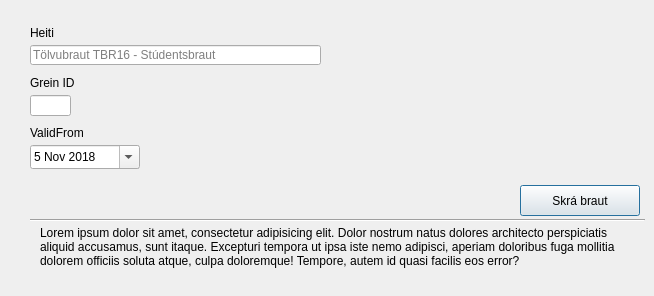
      <widget class="QWidget" name="tracksTabCreate">
       <attribute name="title">
        <string>Braut</string>
       </attribute>
       <widget class="Line" name="line_8">
        <property name="geometry">
         <rect>
          <x>30</x>
          <y>210</y>
          <width>615</width>
          <height>20</height>
         </rect>
        </property>
        <property name="orientation">
         <enum>Qt::Horizontal</enum>
        </property>
       </widget>
       <widget class="QPushButton" name="pushButton_8">
        <property name="geometry">
         <rect>
          <x>520</x>
          <y>185</y>
          <width>120</width>
          <height>31</height>
         </rect>
        </property>
        <property name="sizePolicy">
         <sizepolicy hsizetype="Minimum" vsizetype="Fixed">
          <horstretch>0</horstretch>
          <verstretch>0</verstretch>
         </sizepolicy>
        </property>
        <property name="layoutDirection">
         <enum>Qt::LeftToRight</enum>
        </property>
        <property name="autoFillBackground">
         <bool>false</bool>
        </property>
        <property name="text">
         <string>Skrá braut</string>
        </property>
        <property name="autoDefault">
         <bool>false</bool>
        </property>
        <property name="default">
         <bool>true</bool>
        </property>
        <property name="flat">
         <bool>false</bool>
        </property>
       </widget>
       <widget class="QLabel" name="label_11">
        <property name="geometry">
         <rect>
          <x>40</x>
          <y>226</y>
          <width>591</width>
          <height>61</height>
         </rect>
        </property>
        <property name="text">
         <string>Lorem ipsum dolor sit amet, consectetur adipisicing elit. Dolor nostrum natus dolores architecto perspiciatis aliquid accusamus, sunt itaque. Excepturi tempora ut ipsa iste nemo adipisci, aperiam doloribus fuga mollitia dolorem officiis soluta atque, culpa doloremque! Tempore, autem id quasi facilis eos error?</string>
        </property>
        <property name="textFormat">
         <enum>Qt::AutoText</enum>
        </property>
        <property name="scaledContents">
         <bool>false</bool>
        </property>
        <property name="alignment">
         <set>Qt::AlignLeading|Qt::AlignLeft|Qt::AlignTop</set>
        </property>
        <property name="wordWrap">
         <bool>true</bool>
        </property>
       </widget>
       <widget class="QLineEdit" name="lineEdit_19">
        <property name="geometry">
         <rect>
          <x>30</x>
          <y>45</y>
          <width>291</width>
          <height>20</height>
         </rect>
        </property>
        <property name="focusPolicy">
         <enum>Qt::StrongFocus</enum>
        </property>
        <property name="text">
         <string/>
        </property>
        <property name="maxLength">
         <number>75</number>
        </property>
        <property name="placeholderText">
         <string>Tölvubraut TBR16 - Stúdentsbraut</string>
        </property>
       </widget>
       <widget class="QLabel" name="label_31">
        <property name="geometry">
         <rect>
          <x>30</x>
          <y>20</y>
          <width>101</width>
          <height>20</height>
         </rect>
        </property>
        <property name="layoutDirection">
         <enum>Qt::LeftToRight</enum>
        </property>
        <property name="text">
         <string>Heiti</string>
        </property>
        <property name="alignment">
         <set>Qt::AlignBottom|Qt::AlignLeading|Qt::AlignLeft</set>
        </property>
       </widget>
       <widget class="QLabel" name="label_33">
        <property name="geometry">
         <rect>
          <x>30</x>
          <y>120</y>
          <width>101</width>
          <height>20</height>
         </rect>
        </property>
        <property name="layoutDirection">
         <enum>Qt::LeftToRight</enum>
        </property>
        <property name="text">
         <string>ValidFrom</string>
        </property>
        <property name="alignment">
         <set>Qt::AlignBottom|Qt::AlignLeading|Qt::AlignLeft</set>
        </property>
       </widget>
       <widget class="QDateEdit" name="dateEdit">
        <property name="geometry">
         <rect>
          <x>30</x>
          <y>145</y>
          <width>110</width>
          <height>24</height>
         </rect>
        </property>
        <property name="accelerated">
         <bool>false</bool>
        </property>
        <property name="time">
         <time>
          <hour>0</hour>
          <minute>0</minute>
          <second>0</second>
         </time>
        </property>
        <property name="calendarPopup">
         <bool>true</bool>
        </property>
        <property name="date">
         <date>
          <year>2018</year>
          <month>11</month>
          <day>5</day>
         </date>
        </property>
       </widget>
       <widget class="QLineEdit" name="lineEdit_31">
        <property name="geometry">
         <rect>
          <x>30</x>
          <y>95</y>
          <width>41</width>
          <height>21</height>
         </rect>
        </property>
        <property name="text">
         <string/>
        </property>
        <property name="maxLength">
         <number>11</number>
        </property>
        <property name="clearButtonEnabled">
         <bool>false</bool>
        </property>
       </widget>
       <widget class="QLabel" name="label_32">
        <property name="geometry">
         <rect>
          <x>30</x>
          <y>70</y>
          <width>101</width>
          <height>20</height>
         </rect>
        </property>
        <property name="layoutDirection">
         <enum>Qt::LeftToRight</enum>
        </property>
        <property name="text">
         <string>Grein ID</string>
        </property>
        <property name="alignment">
         <set>Qt::AlignBottom|Qt::AlignLeading|Qt::AlignLeft</set>
        </property>
       </widget>
      </widget>
